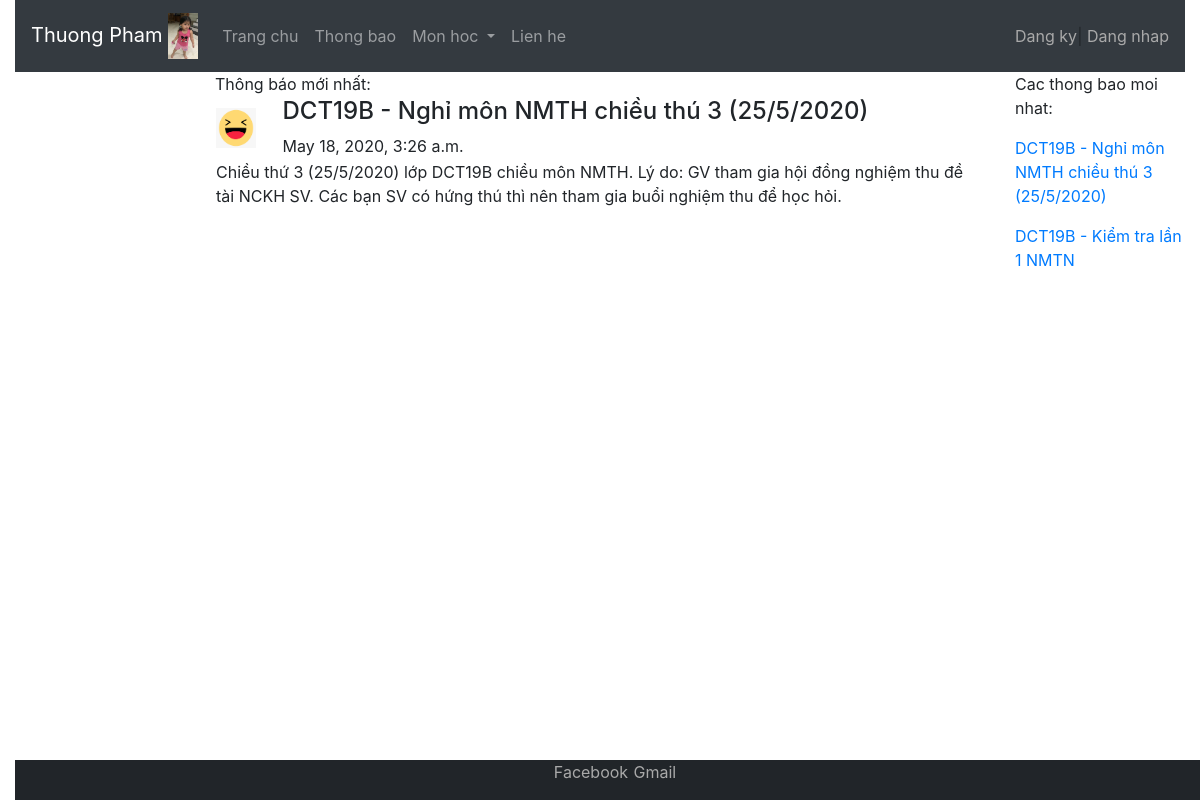
The page / on the database its author committed.
### AppChinh/models.py (models this page shows)
class ThongBao(models.Model):
    LoaiTB = models.ForeignKey(LoaiThongBao,on_delete=models.CASCADE)
    TieuDeTB = models.CharField(max_length=100)
    NoiDungTB = models.TextField()
    NgayTB = models.DateTimeField(auto_now_add=True)

class LoaiThongBao(models.Model):
    LoaiTB = models.CharField(max_length=10)
    AnhTB = models.ImageField(blank=True)

### AppChinh/views.py (the view)
# urls.py: path('', views.index),
def index(request):
    Data = ThongBao.objects.all().order_by('-NgayTB')[:1]
    return render(request, "pages/TrangChu.html", {'TB':Data})

### AppChinh/context_processors.py (called while the page is built)
def layThongTin(request):
    dsmon = Mon.objects.all()
    tbMoiNhat = ThongBao.objects.all().order_by('-NgayTB')[:2]
    return {'dsmon': dsmon, 'tb':tbMoiNhat}

### AppChinh/templates/pages/TrangChu.html (shortened to what this page needs)
{% extends "pages/Base.html" %}
{% block noidung %}
Thông báo mới nhất:
{% for tb in TB %}
<table>
    <tr>
        <td>
            <img src="{{tb.LoaiTB.AnhTB.url}}" width="40px" height="40px"/>
        </td>
        <td>
            <h4>{{tb.TieuDeTB}}</h4>
            <h8>{{tb.NgayTB}}</h8>
        </td>
    </tr>
    <tr>
        <td colspan="2">
            {{tb.NoiDungTB}}
        </td>
    </tr>
</table>
{% endfor %}
{% endblock %}

### AppChinh/templates/pages/Base.html (shortened to what this page needs)
<!DOCTYPE html>
<html lang="en">
<head>
    {% load static %}
    <link rel="stylesheet" href="{% static 'css/bootstrap.min.css'%}" type="text/css" />
    <link rel="stylesheet" href="{% static 'tuTao.css' %}" type="text/css"/>
</head>
<body>
    <div class="container-fluid">
        <nav class="navbar navbar-expand-sm bg-dark navbar-dark sticky-top">
            <a class="navbar-brand" href="/">Thuong Pham
                <img src="{% static 'muoi.jpg' %}" style="width:30px;"/>
            </a>
            <div class="collapse navbar-collapse" id="collapsibleNavbar">
                <ul class="navbar-nav mr-auto">
                    <li class="nav-item">
                        <a class="nav-link" href="/">Trang chu</a>
                    </li>
                    <li class="nav-item">
                        <a class="nav-link" href="/ThongBao">Thong bao</a>
                    </li>
                    <li class="nav-item dropdown">
                        <a class="nav-link dropdown-toggle" href="/MonHoc" id="navbardrop" data-toggle="dropdown">
                        Mon hoc
                        </a>
                    </li>
                    <li class="nav-item">
                        <a class="nav-link" href="/lienhe">Lien he</a>
                    </li>
                </ul>
            </div>
            <ul class="navbar-nav ml-auto">
                {% if request.session.username %}
                <li class="nav-item">
                    <a style="color:darkgray;">Xin chao {{request.session.username}}</a>|
                    <a style="color: darkgray;" href="{% url 'Logout' %}">Dang xuat</a>
                </li>
                {% else %}
                <li class="nav-item">
                    <a style="color:darkgray;" href="{% url 'Dangky' %}">Dang ky</a>|
                    <a style="color:darkgray;" href="{% url 'Dangnhap' %}">Dang nhap</a>
                </li>
                {% endif %}
            </ul>
        </nav>
        <div class="row">
            <div class="col-sm-2">
            </div>
            <div class="col-sm-8">
                <div>
                    {% block noidung %}
                    {% endblock %}
                </div>
            </div>
            <div class="col-sm-2">
                <div>
                    <p>Cac thong bao moi nhat:</p>
                    {% for t in tb %}
                        <p><a href="{% url 'tbct' t.id %}">{{t.TieuDeTB}}</a></p>
                    {% endfor %}
                </div>
            </div>
        </div>
        <div class="footer">
            <center><a style="color:darkgray;" href="">Facebook</a>|<a style="color:darkgray;" href="">Gmail</a></center>
        </div>
    </div>
</body>
</html>

### static/tuTao.css (style rules this page uses)
html { position: relative; min-height: 100%; }
body { margin-bottom: 40px; }
.footer { position: absolute; bottom: 0; width: 100%; height: 40px; background-color: #212529; }

### rows shown on the page
ThongBao: LoaiTB.AnhTB (picture), TieuDeTB "DCT19B - Nghỉ môn NMTH chiều thú 3 (25/5/2020)", NgayTB "May 18, 2020, 3:26 a.m.", NoiDungTB "Chiều thứ 3 (25/5/2020) lớp DCT19B chiều môn NMTH. Lý do: GV tham gia hội đồng nghiệm thu đề tài NCKH SV. Các bạn SV có hứng thú thì nên tham gia buổi nghiệm thu để học hỏi."
ThongBao: TieuDeTB "DCT19B - Kiểm tra lần 1 NMTN"
